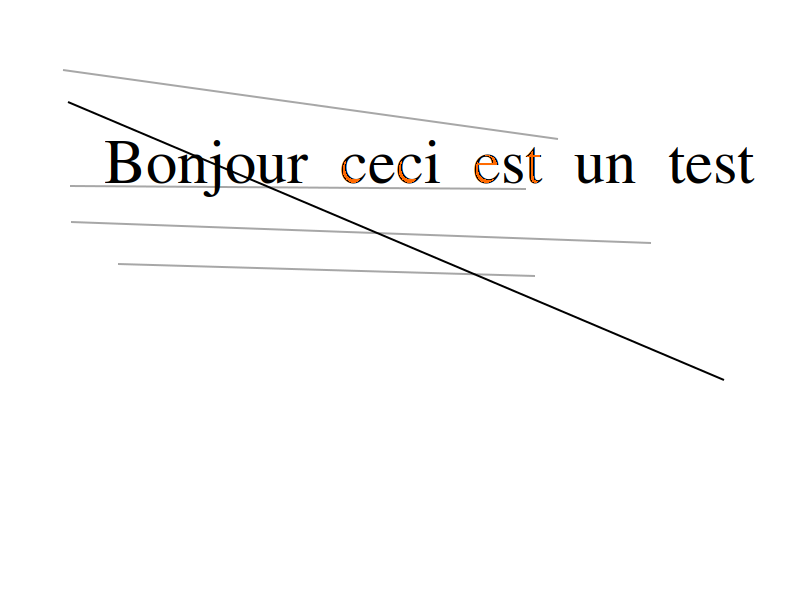
#> input picture tesseract/image_4.png, 800 x 600 px, found by its file name
$ jupyter execute tesseract_tuto_suite_2.ipynb
#> lines starting #> are read from the running program, lines starting #| are printed output that depends on the picture; after the words box and inside, x2 and y2 are one past the last pixel; in counts of white or black regions, pixels touching at a corner belong together
[cell 1]
try:
    from PIL import Image
except ImportError:
    import Image
import pytesseract
from pytesseract import Output
import cv2
from matplotlib import pyplot as plt

pytesseract.get_tesseract_version()
#> (this line was passed over: pytesseract is not available in this run)
#https://nanonets.com/blog/ocr-with-tesseract/#ocrwithpytesseractandopencv

[cell 2]
# grayscale
def grayscale(image):
    return cv2.cvtColor(image, cv2.COLOR_BGR2GRAY)

# noise removal
def remove_noise(image):
    return cv2.medianBlur(image,5)

# thresholding
def thresholding(image):
    return cv2.threshold(image, 0, 255, cv2.THRESH_BINARY + cv2.THRESH_OTSU)[1]

# dilation
def dilate(image):
    kernel = np.ones((5,5),np.uint8)
    return cv2.dilate(image, kernel, iterations = 1)

# erosion
def erode(image):
    kernel = np.ones((5,5),np.uint8)
    return cv2.erode(image, kernel, iterations = 1)

# opening - erosion followed by dilation
def opening(image):
    kernel = np.ones((5,5),np.uint8)
    return cv2.morphologyEx(image, cv2.MORPH_OPEN, kernel)

# canny edge detection
def canny(image):
    return cv2.Canny(image, 100, 200)

# skew correction
def deskew(image):
    coords = np.column_stack(np.where(image > 0))
    angle = cv2.minAreaRect(coords)[-1]
    if angle < -45:
        angle = -(90 + angle)
    else:
        angle = -angle
    (h, w) = image.shape[:2]
    center = (w // 2, h // 2)
    M = cv2.getRotationMatrix2D(center, angle, 1.0)
    rotated = cv2.warpAffine(image, M, (w, h), flags=cv2.INTER_CUBIC, borderMode=cv2.BORDER_REPLICATE)
    return rotated

# template matching
def match_template(image, template):
    return cv2.matchTemplate(image, template, cv2.TM_CCOEFF_NORMED)

[cell 3]
# Affiche l'image avec les boites de texte détectées
def viewImageWithBoxes(img):
    d = pytesseract.image_to_data(img, output_type=Output.DICT)
    NbBoites = len(d['level'])
    for i in range(NbBoites):
        # Récupère les coordonnées de chaque boite
        (x, y, w, h) = (d['left'][i], d['top'][i], d['width'][i], d['height'][i])
        # Affiche un rectangle
        cv2.rectangle(img, (x, y), (x + w, y + h), (0, 255, 0), 2)
    cv2.imshow('img', img)
    cv2.waitKey(0)
    cv2.destroyAllWindows()

# Image N°4

[cell 4]
simage = r'/home/benoit/git/python_tutos/tesseract/image_4.png'
image_original = cv2.imread(simage)
#> image_original is the input picture: shape (600, 800, 3); mean B, G, R 250.5, 250.6, 250.7
print(pytesseract.image_to_string(image_original, lang='fra'))
#> (this line was passed over: pytesseract is not available in this run)
plt.imshow(image_original,'gray')

[cell 5]
retouche2 = thresholding(grayscale(image_original))
#> in thresholding, `return cv2.threshold(image, 0, 255, cv2.THRESH_BINARY + cv2.THRESH_OTS..`:
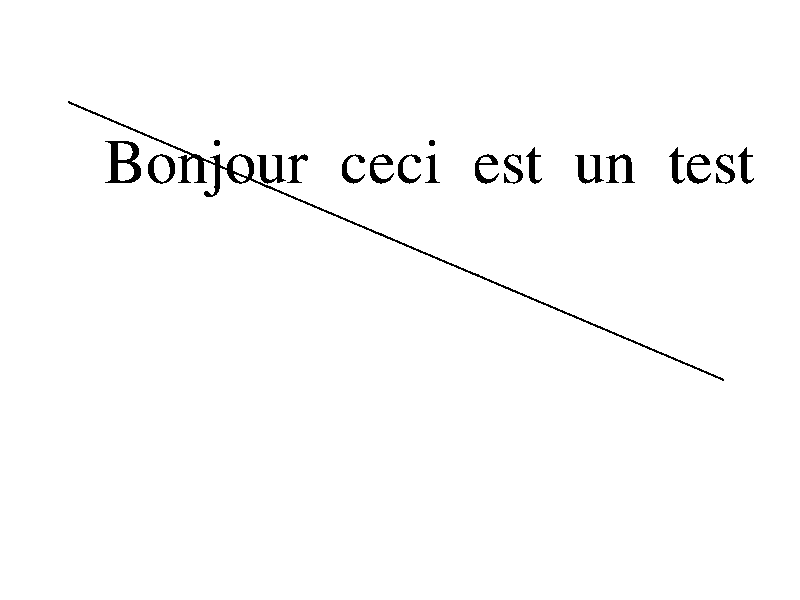
#> returned value: shape (600, 800); 98.5% white; 20 black regions, largest, box (x1, y1, x2, y2) and area: (68, 101, 724, 381) 2367, (105, 141, 141, 183) 681, (606, 154, 635, 183) 359
print(pytesseract.image_to_string(retouche2, lang='fra'))
#> (this line was passed over: pytesseract is not available in this run)
plt.imshow(retouche2,'gray')

[cell 6]
retouche3 = remove_noise(image_original)
#> in remove_noise, `return cv2.medianBlur(image,5)`:
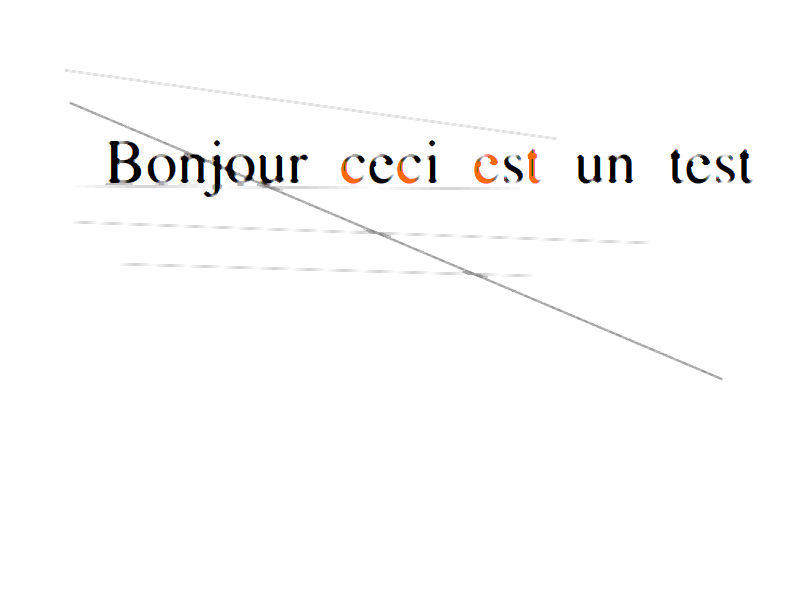
#> returned value: shape (600, 800, 3); mean of channels 0, 1, 2 251.6, 251.8, 252; drawn as B, G, R
print(pytesseract.image_to_string(retouche3, lang='fra'))
#> (this line was passed over: pytesseract is not available in this run)
plt.imshow(retouche3)

# Image N°5

[cell 7]
simage = r'/home/benoit/git/python_tutos/tesseract/image_5.png'
image_original = cv2.imread(simage)
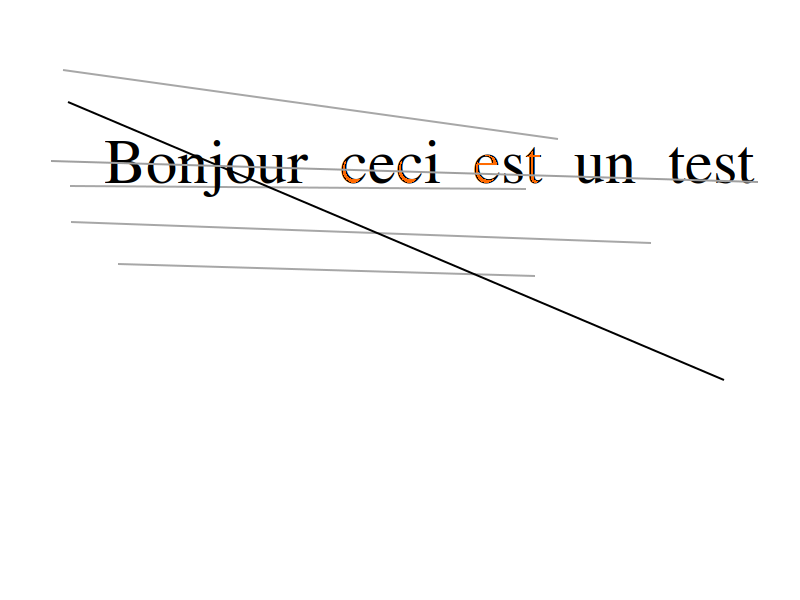
#> input picture tesseract/image_5.png, 800 x 600 px, found by its file name
#> image_original is the input picture: shape (600, 800, 3); mean B, G, R 250.4, 250.5, 250.6
print(pytesseract.image_to_string(image_original, lang='fra'))
#> (this line was passed over: pytesseract is not available in this run)
plt.imshow(image_original,'gray')

[cell 8]
retouche2 = thresholding(grayscale(image_original))
#> in thresholding (call 2), `return cv2.threshold(image, 0, 255, cv2.THRESH_BINARY + cv2.THRESH_OTS..`: returned value: shape (600, 800); 98.5% white; 48 black regions (5 under 20 px), largest, box (x1, y1, x2, y2) and area: (204, 166, 724, 381) 1498, (68, 101, 220, 165) 512, (105, 141, 139, 163) 343
print(pytesseract.image_to_string(retouche2, lang='fra'))
#> (this line was passed over: pytesseract is not available in this run)
plt.imshow(retouche2,'gray')

[cell 9]
retouche3 = remove_noise(image_original)
print(pytesseract.image_to_string(retouche3, lang='fra'))
#> (this line was passed over: pytesseract is not available in this run)
